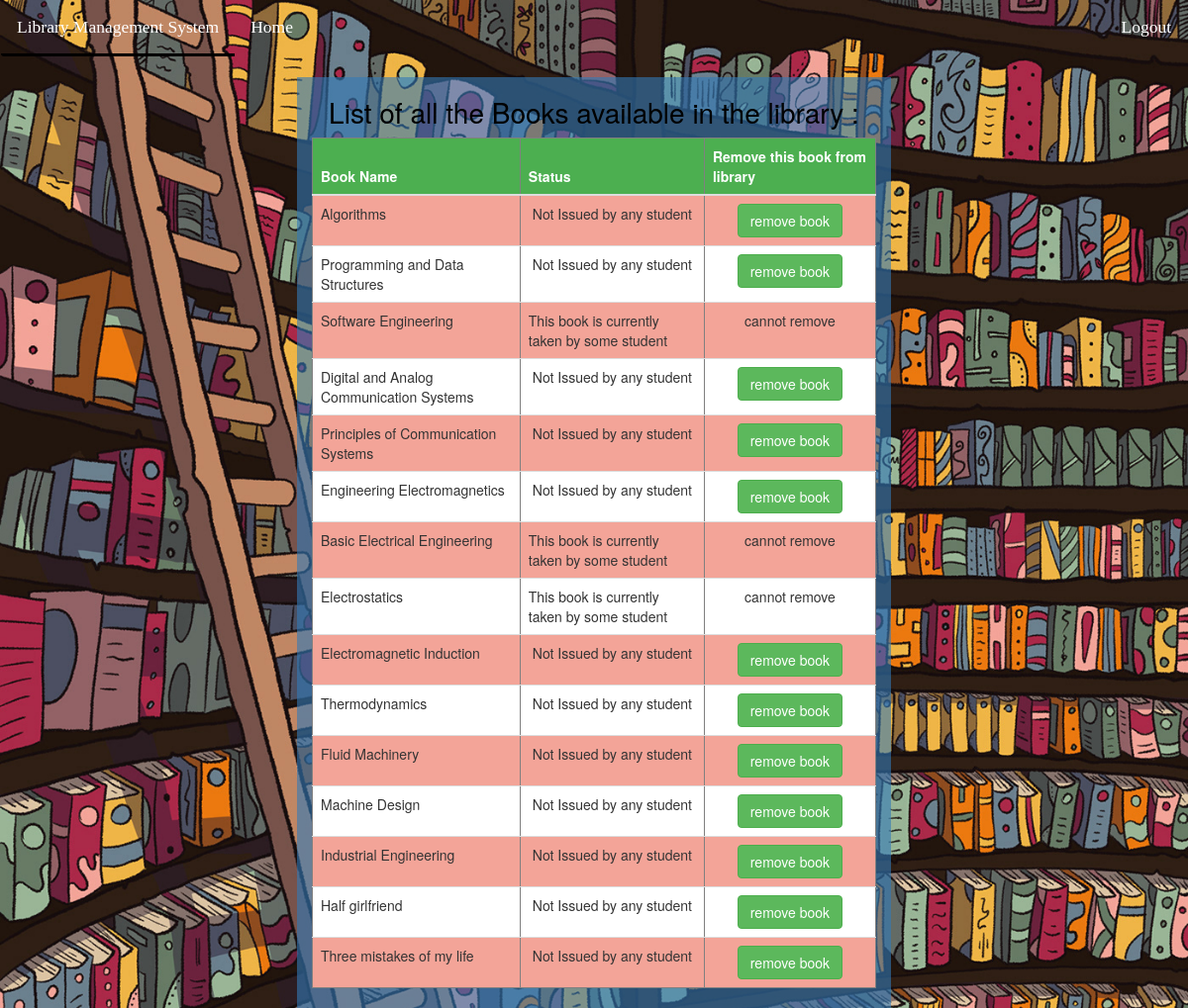
The app's page /f_listofbooks.php (signed in) with its own data.
### tables this page shows
CREATE TABLE IF NOT EXISTS `books` (
  `bookid` int(11) NOT NULL AUTO_INCREMENT,
  `book_name` text NOT NULL,
  `lid` int(11) NOT NULL DEFAULT '-1',
  `number_of_copies` int(11) NOT NULL DEFAULT '1',
  PRIMARY KEY (`bookid`)
);

### f_listofbooks.php (the view, shortened to what this page needs)
<!DOCTYPE html>
<html>
<head>
  <link rel="stylesheet" href="https://maxcdn.bootstrapcdn.com/bootstrap/3.4.0/css/bootstrap.min.css">
  <link rel="stylesheet" type="text/css" href="admin_pro.css">
</head>
<body>
<div class="navbar">
  <a class="active">Library Management System</a>
  <a href="f_profile.php">Home</a>
  <a href="f_logout.php" style="float:right">Logout</a>
</div>
	<?php
	include("connection.php");
?>
<div class="container">
	<?php
			$sql = "select * from books;";
			$result = $con->query($sql);
			if ($result->num_rows > 0)
			{
				?>
		    	<h2 style="font-size: 2em;text-align: center; color: black;"><?php
				echo "<center>List of all the Books available in the library : </center>";
				?></h2>
     			<?php
				echo "<center><table style = ' width: 1000px;' border='1' class='table'><thead class='thead-dark'><tr><th>Book Name</th><th>Status</th><th>Remove this book from library</th></tr></thead>";
		    	while($row = $result->fetch_assoc())
		    	{
		    		if($row['lid'] == -1)
		    		{
		    		  echo "<tr><td>".$row['book_name']."</td><td>"."<center>Not Issued by any student"."</center></td><td ><center><a class='btn btn-success' href = 'f_removebook.php?bookid=".$row['bookid']."'>remove book</a></center></td></tr>";
		    		}
		    		else
		    		{
		    			echo "<tr><td>".$row['book_name']."</td><td>This book is currently taken by some student</td><td><center>cannot remove</center></td></tr>";
		    		}
		    	}
		    	echo "</table></center>";
			}
			else
			{
		    	echo "No student is available who has issued a book from the library";
			}
	?>
</div>
</body>
</html>

### admin_pro.css (style rules this page uses)
body { background-image: url("222.jpg"); background-size: cover; }
h2 { color:white; }
table { border-collapse: collapse; width: 100%; }
th, td { text-align: left; padding: 8px; }
tr:nth-child(even) { background-color: white; }
tr:nth-child(odd) { background-color: #f3a498; }
th { background-color: #4CAF50; color: white; }
.navbar { overflow: hidden; }
.navbar a { float: left; font-size: 1.25em; color: white; text-align: center; padding: 14px 16px; text-decoration: none; font-family: lobster; }
.navbar a.active { border-bottom: 3px solid black; }
.container { background-color:#337ab799; width:50%; text-align: center; }

### records on screen
books: book_name "Algorithms"
books: book_name "Programming and Data Structures"
books: book_name "Software Engineering"
books: book_name "Digital and Analog Communication Systems"
books: book_name "Principles of Communication Systems"
books: book_name "Engineering Electromagnetics"
books: book_name "Basic Electrical Engineering"
books: book_name "Electrostatics"
books: book_name "Electromagnetic Induction"
books: book_name "Thermodynamics"
books: book_name "Fluid Machinery"
books: book_name "Machine Design"
books: book_name "Industrial Engineering"
books: book_name "Half girlfriend"
books: book_name "Three mistakes of my life"
